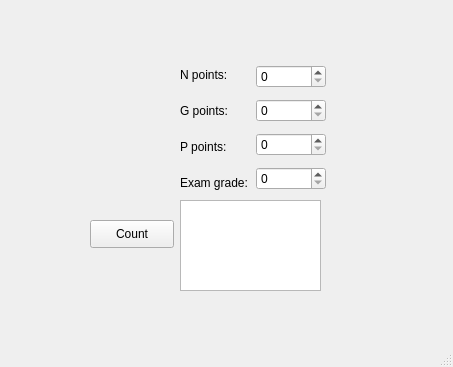
<?xml version="1.0" encoding="UTF-8"?>
<ui version="4.0">
 <class>MainWindow</class>
 <widget class="QMainWindow" name="MainWindow">
  <property name="geometry">
   <rect>
    <x>0</x>
    <y>0</y>
    <width>453</width>
    <height>367</height>
   </rect>
  </property>
  <property name="windowTitle">
   <string>MainWindow</string>
  </property>
  <widget class="QWidget" name="centralwidget">
   <widget class="QPushButton" name="countPushButton">
    <property name="geometry">
     <rect>
      <x>90</x>
      <y>220</y>
      <width>84</width>
      <height>28</height>
     </rect>
    </property>
    <property name="text">
     <string>Count</string>
    </property>
   </widget>
   <widget class="QTextBrowser" name="textBrowser">
    <property name="geometry">
     <rect>
      <x>180</x>
      <y>200</y>
      <width>141</width>
      <height>91</height>
     </rect>
    </property>
   </widget>
   <widget class="QWidget" name="">
    <property name="geometry">
     <rect>
      <x>180</x>
      <y>60</y>
      <width>146</width>
      <height>138</height>
     </rect>
    </property>
    <layout class="QHBoxLayout" name="horizontalLayout">
     <item>
      <layout class="QVBoxLayout" name="verticalLayout">
       <item>
        <widget class="QLabel" name="label">
         <property name="text">
          <string>N points:</string>
         </property>
        </widget>
       </item>
       <item>
        <widget class="QLabel" name="label_2">
         <property name="text">
          <string>G points:</string>
         </property>
        </widget>
       </item>
       <item>
        <widget class="QLabel" name="label_3">
         <property name="text">
          <string>P points:</string>
         </property>
        </widget>
       </item>
       <item>
        <widget class="QLabel" name="label_4">
         <property name="text">
          <string>Exam grade:</string>
         </property>
        </widget>
       </item>
      </layout>
     </item>
     <item>
      <layout class="QVBoxLayout" name="verticalLayout_2">
       <item>
        <widget class="QSpinBox" name="spinBoxN">
         <property name="maximum">
          <number>780</number>
         </property>
        </widget>
       </item>
       <item>
        <widget class="QSpinBox" name="spinBoxG">
         <property name="maximum">
          <number>100</number>
         </property>
        </widget>
       </item>
       <item>
        <widget class="QSpinBox" name="spinBoxP">
         <property name="maximum">
          <number>250</number>
         </property>
        </widget>
       </item>
       <item>
        <widget class="QSpinBox" name="spinBoxE">
         <property name="maximum">
          <number>5</number>
         </property>
        </widget>
       </item>
      </layout>
     </item>
    </layout>
   </widget>
  </widget>
  <widget class="QMenuBar" name="menubar">
   <property name="geometry">
    <rect>
     <x>0</x>
     <y>0</y>
     <width>453</width>
     <height>25</height>
    </rect>
   </property>
  </widget>
  <widget class="QStatusBar" name="statusbar"/>
 </widget>
 <resources/>
 <connections/>
</ui>
